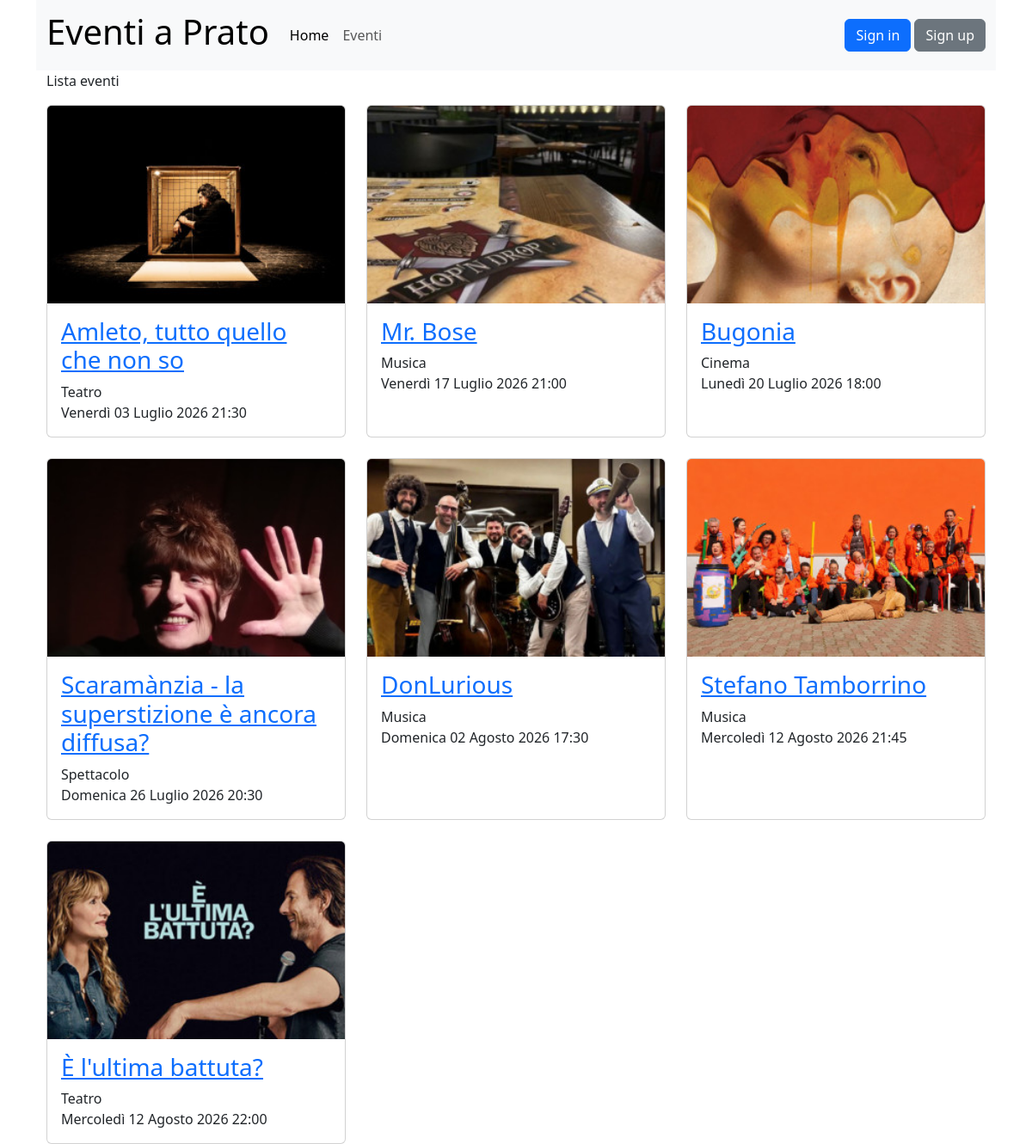
Page /eventi on the committed database.
### eventi_gestione/models.py (models this page shows, shortened)
class Eventi(models.Model):
    nome_evento = models.CharField(max_length=100)
    descrizione_evento = models.TextField()
    tipo_evento = models.ForeignKey(Tipologia,on_delete=models.CASCADE)
    luogo_evento = models.CharField(max_length=100)
    data_ora_evento = models.DateTimeField()
    immagine_evento = models.ImageField(upload_to='eventi/', blank=True, null=True)
    posti_prenotabili = models.PositiveIntegerField(null=True, blank=True)
    creatore = models.ForeignKey(CustomUser, on_delete=models.CASCADE, related_name='eventi_creati', limit_choices_to={'groups__name': 'redattori'})

class Tipologia(models.Model):
    nome_tipo = models.CharField(max_length=100)
    creatore = models.ForeignKey(CustomUser, on_delete=models.CASCADE, related_name='tipologie_create')
    def __str__(self):
        return self.nome_tipo

### eventi_pagine/views.py (the view)
# urls.py: path("eventi", EventListView.as_view(), name="eventi"),
class EventListView(ListView):
    model = Eventi
    template_name = "lista_eventi.html"
    context_object_name = 'eventi'
    def get_context_data(self, **kwargs):
        ora_attuale = timezone.now()
        context = super().get_context_data(**kwargs)
        context['eventi_futuri'] = Eventi.objects.filter(data_ora_evento__gte=ora_attuale).order_by('data_ora_evento')
        return context

### eventi_pagine/templatetags/auth_extras.py (called while the page is built)
@register.filter(name='has_group')
def has_group(user, group_name):
    return user.groups.filter(name=group_name).exists()

### templates/lista_eventi.html
{% extends "base.html" %}
{% block content %}
    <p>Lista eventi</p>
    <div class="row row-cols-1 row-cols-md-3 g-4">
        {% for evento in eventi_futuri %}
            <div class="col">
                <div class="card h-100">
                        {% if evento.immagine_evento %}
                            <img src="{{ evento.immagine_evento.url }}" class="card-img-top" alt="">
                        {% endif %}
                        <div class="card-body">
                            <h3 class="card-title" class="h5"><a href="{% url 'evento' evento.id %}">{{ evento.nome_evento }}</a></h3>
                            <p class="card-text">
                                {{ evento.tipo_evento}}<br>
                                {{ evento.data_ora_evento }}<br>
                            </p>
                        </div>
                </div>
            </div>
        {% endfor %}
    </div>
{% endblock content %}

### rows in the picture
Eventi: immagine_evento (picture), nome_evento "Amleto, tutto quello che non so", tipo_evento "Teatro", data_ora_evento "Venerdì 03 Luglio 2026 21:30"
Eventi: immagine_evento (picture), nome_evento "Mr. Bose", tipo_evento "Musica", data_ora_evento "Venerdì 17 Luglio 2026 21:00"
Eventi: immagine_evento (picture), nome_evento "Bugonia", tipo_evento "Cinema", data_ora_evento "Lunedì 20 Luglio 2026 18:00"
Eventi: immagine_evento (picture), nome_evento "Scaramànzia - la superstizione è ancora diffusa?", tipo_evento "Spettacolo", data_ora_evento "Domenica 26 Luglio 2026 20:30"
Eventi: immagine_evento (picture), nome_evento "DonLurious", tipo_evento "Musica", data_ora_evento "Domenica 02 Agosto 2026 17:30"
Eventi: immagine_evento (picture), nome_evento "Stefano Tamborrino", tipo_evento "Musica", data_ora_evento "Mercoledì 12 Agosto 2026 21:45"
Eventi: immagine_evento (picture), nome_evento "È l'ultima battuta?", tipo_evento "Teatro", data_ora_evento "Mercoledì 12 Agosto 2026 22:00"
